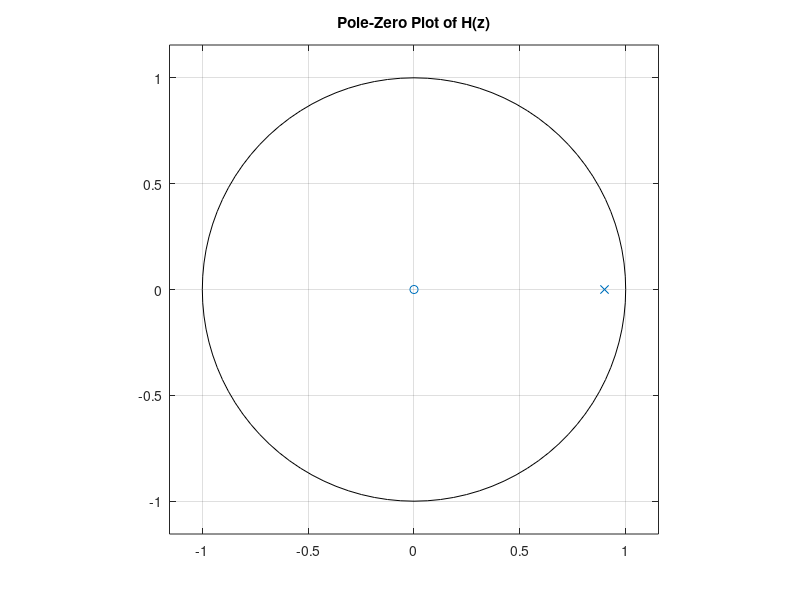
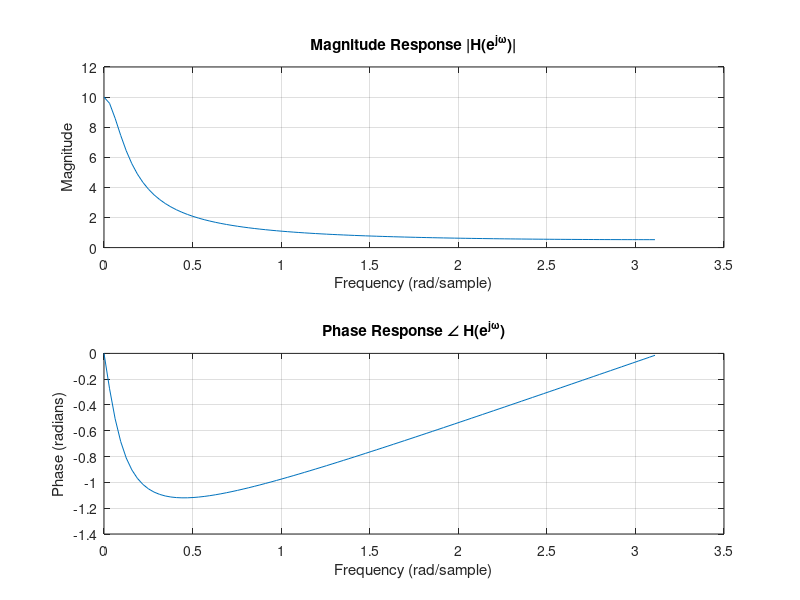

These charts were generated, in order, by the following MATLAB code:
%% (a)
% 定義傳遞函數 H(z) 的分子和分母
num = [1];      % 分子：常數項
den = [1 -0.9]; % 分母：1 - 0.9z^(-1)

% 使用 zplane 繪製極點-零點圖
figure;
zplane(num, den);
title('Pole-Zero Plot of H(z)');
grid on;

%% (b)
% 使用 freqz 計算頻率響應
[H, w] = freqz(num, den, 100); % 512 點的頻率響應

% 繪製幅值響應
figure;
subplot(2, 1, 1);
plot(w, abs(H));
title('Magnitude Response |H(e^{j\omega})|');
xlabel('Frequency (rad/sample)');
ylabel('Magnitude');
grid on;

% 繪製相位響應
subplot(2, 1, 2);
plot(w, angle(H));
title('Phase Response \angle H(e^{j\omega})');
xlabel('Frequency (rad/sample)');
ylabel('Phase (radians)');
grid on;
